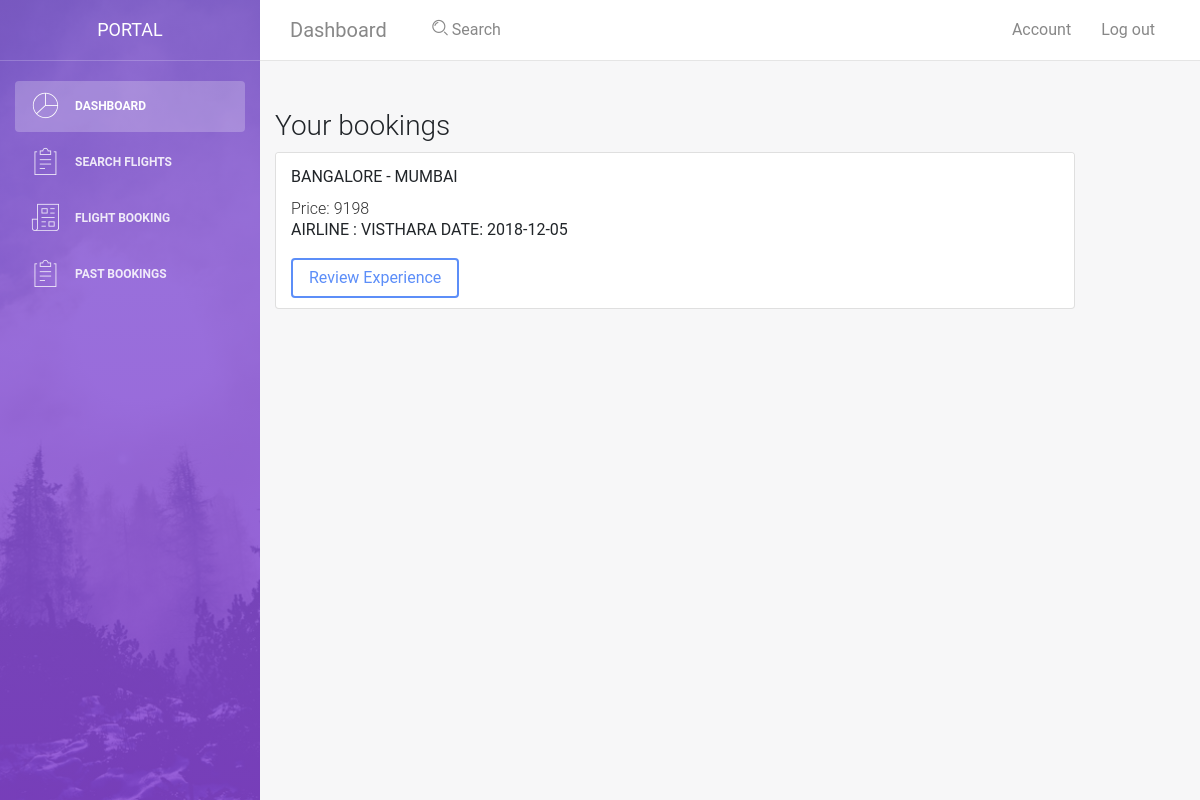
Before: /pastbookings (signed in) with the older database file.
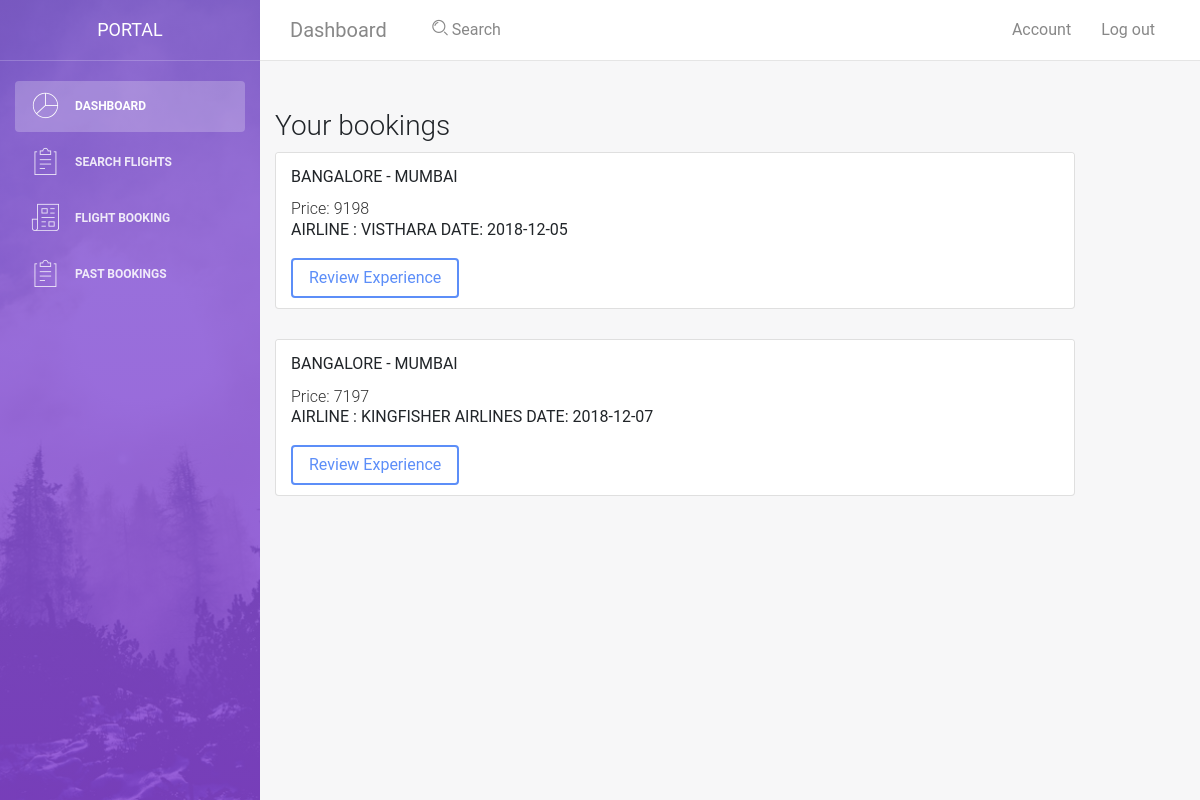
After: the same page with the newer database file.
### tables this page shows
CREATE TABLE TICKET (TICKETID INTEGER PRIMARY KEY AUTOINCREMENT, TIMEOFBOOKING DATETIME NOT NULL, FLIGHT VARCHAR (10) REFERENCES FLIGHT (FLIGHTID) NOT NULL, USERNAME VARCHAR (45) REFERENCES PASSENGER (USERNAME) NOT NULL, PAYMENTSTATUS INTEGER NOT NULL DEFAULT 0, PRICE INT NOT NULL);

CREATE TABLE AIRPORT
(
AIRPORTCODE VARCHAR(10) PRIMARY KEY,
NAME VARCHAR(50) NOT NULL,
CITY VARCHAR(50) NOT NULL,
STATE VARCHAR(50) NOT NULL,
COUNTRY VARCHAR(50) NOT NULL


);

CREATE TABLE AIRPLANE
(
AIRPLANEID VARCHAR(10) PRIMARY KEY,
TYPE VARCHAR(10) NOT NULL,
COMPANY VARCHAR(20) NOT NULL
);

CREATE TABLE FLIGHT (FLIGHTID INTEGER PRIMARY KEY, AIRPLANEID VARCHAR (10) REFERENCES AIRPLANE (AIRPLANEID) NOT NULL, DEPARTURE VARCHAR (10) REFERENCES AIRPORT (AIRPORTCODE) NOT NULL, D_TIME TIME NOT NULL, ARRIVAL VARCHAR (10) REFERENCES AIRPORT (AIRPORTCODE) NOT NULL, A_TIME TIME, D_DATE DATE NOT NULL, A_DATE DATE, BCAP INTEGER, ECAP INTEGER NOT NULL, BPRICE INTEGER NOT NULL, EPRICE INTEGER NOT NULL, CHECK (ARRIVAL != DEPARTURE));

### webapp.py (the view)
@app.route('/pastbookings')
def displaypastbookings():
    print("inside display bookings")
    if 'username' not in session:
        session['username'] = '\"suhashe\"'
    with sqlite3.connect('airline_reservation.db') as con:
            try:
                cur = con.cursor()
                sql_statement = """SELECT DAIR.CITY,AAIR.CITY,T.PRICE,AP.COMPANY,F.D_DATE,T.TICKETID,F.FLIGHTID
                                FROM AIRPORT AS DAIR,AIRPORT AS AAIR, FLIGHT AS F, TICKET AS T,AIRPLANE AS AP
                                WHERE T.PRICE>0 AND F.FLIGHTID=T.FLIGHT AND DAIR.AIRPORTCODE=F.DEPARTURE AND AAIR.AIRPORTCODE=F.ARRIVAL AND T.USERNAME="""+'"'+session['username']+'"'+" AND AP.AIRPLANEID=F.AIRPLANEID"""
                print(sql_statement)
                cur.execute(sql_statement)
                tickets = cur.fetchall()
                session['ticket_id'] = tickets[0][5]
                print(session)
                print(tickets)
                msg = "Registered Successfully"
            except:
                msg = "Error occured"
            print( msg)
            print(json.dumps(tickets))
    return render_template('pastbooking.html',tickets = tickets)

### templates/html/pastbooking.html (shortened to what this page needs)
<!DOCTYPE html>
<html lang="en">
<head>
    <link rel="stylesheet" href="https://maxcdn.bootstrapcdn.com/font-awesome/latest/css/font-awesome.min.css" />
    <link href="../../static/assets/css/bootstrap.min.css" rel="stylesheet" />
    <link href="../../static/assets/css/light-bootstrap-dashboard.css?v=2.0.1" rel="stylesheet" />
    <link href="../../static/assets/css/demo.css" rel="stylesheet" />
</head>
<body>
    <div class="wrapper">
        <div class="sidebar" data-image="../assets/img/sidebar-5.jpg">
            <div class="sidebar-wrapper">
                <div class="logo">
                    <a  class="simple-text">
                        PORTAL
                    </a>
                </div>
                <ul class="nav">
                    <li class="nav-item active">
                        <a class="nav-link" href="/login">
                            <i class="nc-icon nc-chart-pie-35"></i>
                            <p>Dashboard</p>
                        </a>
                    </li>
                    <li>
                        <a class="nav-link" href="./table.html">
                            <i class="nc-icon nc-notes"></i>
                            <p>Search Flights</p>
                        </a>
                    </li>
                    <li>
                        <a class="nav-link" href="./bookflight">
                            <i class="nc-icon nc-paper-2"></i>
                            <p>Flight Booking</p>
                        </a>
                    </li>
                    <li>
                        <a onclick="pastbookings()" class="nav-link" >
                            <i class="nc-icon nc-notes"></i>
                            <p>Past Bookings</p>
                        </a>
                    </li>
                </ul>
            </div>
        </div>
        <div class="main-panel">
            <nav class="navbar navbar-expand-lg " color-on-scroll="500">
                <div class=" container-fluid  ">
                    <a class="navbar-brand" href="#pablo"> Dashboard </a>
                    <div class="collapse navbar-collapse justify-content-end" id="navigation">
                        <ul class="nav navbar-nav mr-auto">
                            <li class="nav-item">
                                <a href="#" class="nav-link" data-toggle="dropdown">
                                </a>
                            </li>
                            <li class="nav-item">
                                <a href="#" class="nav-link">
                                    <i class="nc-icon nc-zoom-split"></i>
                                    <span class="d-lg-block">&nbsp;Search</span>
                                </a>
                            </li>
                        </ul>
                        <ul class="navbar-nav ml-auto">
                            <li class="nav-item">
                                <a class="nav-link" href="#pablo">
                                    <span class="no-icon">Account</span>
                                </a>
                            </li>
                            <li class="nav-item">
                                <a class="nav-link" href="/">
                                    <span class="no-icon">Log out</span>
                                </a>
                            </li>
                        </ul>
                    </div>
                </div>
            </nav>
            <div class="content">
            {%if tickets%}
                    <h3>Your bookings</h3>
                <div  id ="tickets_display" class="container-fluid">
                    {% for row in tickets%}
                    <form action="/review?flightid={{row[6]}}" method="POST">
                    <div  class="row">
                            <div id = "ticket1" class="card">
                                    <h5 class="card-header">{{row[0]}} - {{row[1]}}</h5>
                                    <div class="card-body">
                                      <h5 class="card-title">Price:     {{row[2]}}</h5>
                                      <p class="card-text">AIRLINE : {{row[3]}}  DATE: {{row[4]}}</p>
                                      <button type = "submit" class="btn btn-primary" >Review Experience</button>
                                    </div>
                            </div>
                    </div>
                </form>
                    {%endfor%}
            {% else %}
            <h3>You have no bookings!</h3>
            </div>
            {% endif %}
    </div>
</body>
</html>

### static/assets/css/demo.css (style rules this page uses)
#ticket1 { width: 800px; }

Changed rows visible on the page:
added TICKET: CITY "BANGALORE", CITY "MUMBAI", PRICE "7197", COMPANY "KINGFISHER AIRLINES", D_DATE "2018-12-07"
